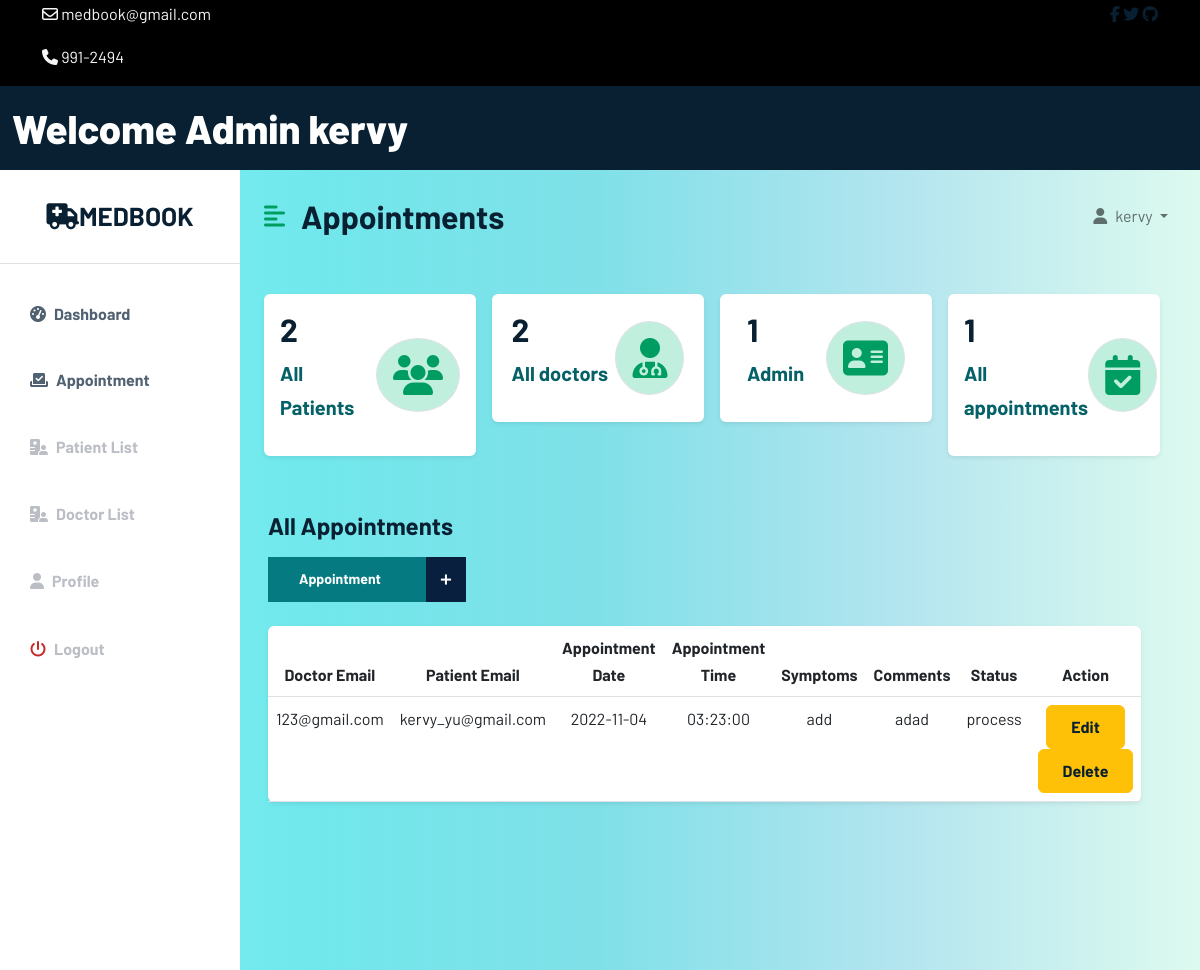
/admin/adminapp.php (signed in), run on an earlier commit of the app's database.
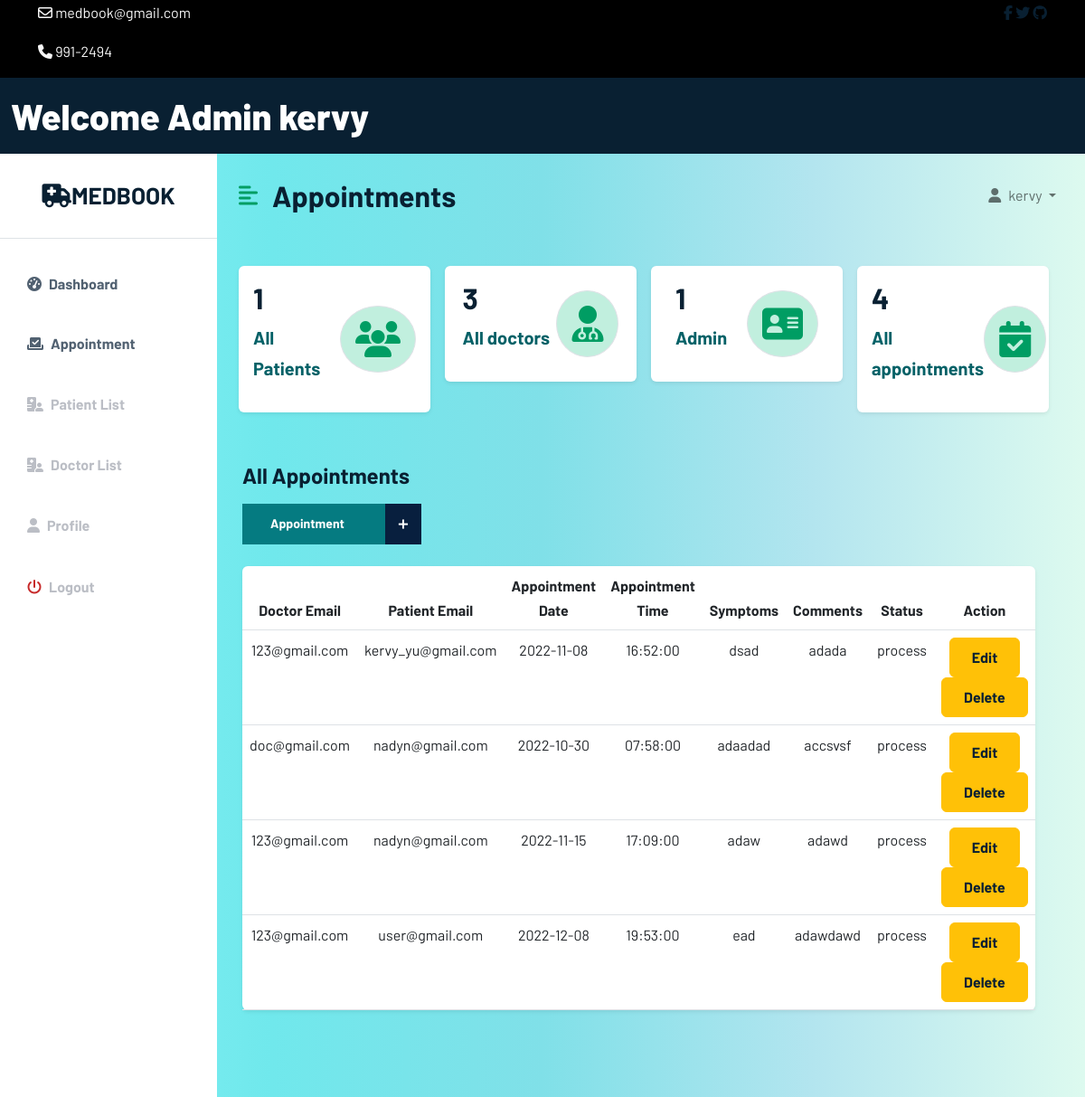
And on a later commit of the database.
### tables this page shows
CREATE TABLE `app_admin` (
  `adminID` int(11) NOT NULL,
  `admin_name` varchar(100) NOT NULL,
  `admin_email` varchar(100) NOT NULL,
  `admin_password` varchar(100) NOT NULL,
  `usertype` varchar(100) NOT NULL DEFAULT 'admin'
);

CREATE TABLE `appointment` (
  `requestID` int(11) NOT NULL,
  `d_name` varchar(100) NOT NULL,
  `p_email` varchar(100) NOT NULL,
  `appDate` date NOT NULL,
  `appTime` time NOT NULL,
  `appSymptoms` text NOT NULL,
  `appComments` text NOT NULL,
  `status` enum('process','ongoing','done','') NOT NULL DEFAULT 'process'
);

### admin/adminapp.php (the view, shortened to what the changed rows need)
<?php
include 'C:\xampp\htdocs\Web_Tech\config\config.php';
include 'C:\xampp\htdocs\Web_Tech\admin\adminheader.php';
?>
<?php
$currentAd = $_SESSION['email'];
$sql = "SELECT * FROM app_admin WHERE admin_email = '$currentAd'";
$result = mysqli_query($conn, $sql);
if ($result) {
if (mysqli_num_rows($result) > 0) {
while ($row = mysqli_fetch_array($result)) {
?>
<!DOCTYPE html>
<html lang="en">
<head>
    <link href="https://cdn.jsdelivr.net/npm/bootstrap@5.2.0/dist/css/bootstrap.min.css" rel="stylesheet">
    <link rel="stylesheet" href="/Web_Tech/css/style.css">
    <link rel="stylesheet" href="/Web_Tech/css/dochome.css">
</head>
<body>
<div class="d-flex" id="wrapper">
    <div class="bg-white" id="sidebar-wrapper">
        <div class="sidebar-heading text-center py-4 primary-text fs-4 fw-bold text-uppercase border-bottom">
            <a href="#" class="navbar-brand mb-0" >
                <i class="fa-solid fa-truck-medical"></i>MedBook
            </a>
        </div>
        <div class="list-group list-group-flush my-3">
            <a href="adminhome.php" class="list-group-item list-group-item-action bg-transparent second-text active"><i
                    class="fas fa-tachometer-alt me-2"></i>Dashboard</a>
            <a href="adminapp.php" class="list-group-item list-group-item-action bg-transparent second-text active"><i
                    class="fas fa-check-to-slot me-2"></i>Appointment</a>
            <a href="adminpatient.php" class="list-group-item list-group-item-action bg-transparent second-text fw-bold">
                <i class="fas fa-hospital-user me-2"></i>Patient List</a>
            <a href="admindoc.php" class="list-group-item list-group-item-action bg-transparent second-text fw-bold">
                <i class="fas fa-hospital-user me-2"></i>Doctor List</a>
            <a href="doctorprofile.php" class="list-group-item list-group-item-action bg-transparent second-text fw-bold"><i
                    class="fas fa-user me-2"></i>Profile</a>
            <a href="/Web_Tech/user/userlogout.php" class="list-group-item list-group-item-action bg-transparent second-text fw-bold"><i
                    class="fas fa-power-off me-2" style="color: #c72a2a;"></i>Logout</a>
        </div>
    </div>
    <div id="page-content-wrapper">
        <nav class="navbar navbar-expand-lg navbar-light bg-transparent py-4 px-4">
            <div class="d-flex align-items-center">
                <i class="fas fa-align-left primary-text fs-4 me-3" id="menu-toggle"></i>
                <h2 class="fs-2 m-0">Appointments</h2>
            </div>
            <div class="collapse navbar-collapse" id="navbarSupportedContent">
                <ul class="navbar-nav ms-auto" id="nav_right">
                    <li class="nav-item dropdown collapse navbar-collapse" id="navbarSupportedContent">
                        <a class="nav-link dropdown-toggle" id="navbarDropdownMenuLink" role="button" data-bs-toggle="dropdown" aria-expanded="false">
                            <i class="fas fa-user me-2"></i><?php echo $row['admin_name'];?>
                        </a>
                    </li>
                </ul>
            </div>
            <?php
            }
            }
            }
            ?>
        </nav>
        <div class="container-fluid px-4">
            <div class="row g-3 my-2">
                <div class="row g-3 my-2">
                    <div class="col-md-3">
                        <div class="p-3 bg-white shadow-sm d-flex justify-content-around align-items-center rounded">
                            <div>
                                <?php
                                $query = "SELECT patientID FROM patient ORDER BY patientID";
                                $query_run = mysqli_query($conn, $query);
                                if ($row = mysqli_num_rows($query_run)) {
                                    echo '<h3 class="fs-2">' . $row . '</h3>';
                                }else{
                                    echo '<h3 class="fs-2">No Data</h3>';
                                }
                                ?>
                                <p class="fs-5" style="color:#046167;"><b>All Patients</b></p>
                            </div>
                        </div>
                    </div>
                    <div class="col-md-3">
                        <div class="p-3 bg-white shadow-sm d-flex justify-content-around align-items-center rounded">
                            <div>
                                <?php
                                $query = "SELECT doctorID FROM doctor ORDER BY doctorID";
                                $query_run = mysqli_query($conn, $query);
                                if($row = mysqli_num_rows($query_run))
                                {
                                    echo '<h3 class="fs-2">'.$row.'</h3>';
                                }
                                else{
                                    echo '<h3 class="fs-2">No Data</h3>';
                                }
                                ?>
                                <p class="fs-5" style="color:#046167;"><b>All doctors</b></p>
                            </div>
                        </div>
                    </div>
                    <div class="col-md-3">
                        <div class="p-3 bg-white shadow-sm d-flex justify-content-around align-items-center rounded">
                            <div>
                                <?php
                                $query = "SELECT requestID FROM appointment ORDER BY requestID";
                                $query_run = mysqli_query($conn, $query);
                                if($row = mysqli_num_rows($query_run))
                                {
                                    echo '<h3 class="fs-2">'.$row.'</h3>';
                                }
                                else{
                                    echo '<h3 class="fs-2">No Data</h3>';
                                }
                                ?>
                                <p class="fs-5" style="color:#046167;"><b>All appointments</b></p>
                            </div>
                        </div>
                    </div>
                </div>
                <div class="row my-5">
                    <div class="row my-4">
                        <div class="col">
                            <table class="table bg-white rounded shadow-sm  table-hover">
                                <thead>
                                <tr class="text-center">
                                    <th scope="col" width="40">Doctor Email</th>
                                    <th  scope="col" width="50">Patient Email</th>
                                    <th scope="col" width="50">Appointment Date</th>
                                    <th scope="col" width="30">Appointment Time</th>
                                    <th scope="col" width="30">Symptoms</th>
                                    <th scope="col" width="30">Comments</th>
                                    <th scope="col" width="30">Status</th>
                                    <th scope="col" width="30">Action</th>
                                </tr>
                                </thead>
                                <tbody>
                                <?php
                                $sql = "SELECT * FROM appointment";
                                $result = mysqli_query($conn, $sql);
                                if ($result) {
                                if (mysqli_num_rows($result) > 0) {
                                while ($row = mysqli_fetch_array($result)) {
                                        ?>
                                        <tr class="text-center">
                                            <td><?php echo $row['d_name'];?></td>
                                            <td><?php echo $row['p_email'];?></td>
                                            <td><?php echo $row['appDate'];?></td>
                                            <td><?php echo $row['appTime'];?></td>
                                            <td><?php echo $row['appSymptoms'];?></td>
                                            <td><?php echo $row['appComments'];?></td>
                                            <td><?php echo $row['status'];?></td>
                                            <td>
                                                <button type="button" id="act_button" class="btn btn-warning btn-xs update" data-bs-toggle="modal" data-bs-target="#myUpdate"><a class="glyphicon glyphicon-edit" style="text-decoration: none;" href="?update=<?php echo $row['requestID']; ?>" title="Edit">Edit</a></button>
                                                <button type="button" name="delete" id="act_button" class="btn btn-warning btn-xs update"><a class="glyphicon glyphicon-edit" style="text-decoration: none;" href="/Web_Tech/admin/adminapp.php?delete=<?php echo $row['requestID']; ?>" title="Edit">Delete</a></button>
                                            </td>
                                        </tr>
                                        <?php
                                    }
                                }
                                else{
                                    ?>
                                    <tr>
                                        <td style=" text-transform: capitalize;" class ="text-center" colspan="9"><h3>no items added</h3></td>
                                    </tr>
                                    <?php
                                }
                                }
                                ?>
                                </tbody>
                            </table>
                        </div>
                    </div>
                </div>
            </div>
        </div>
    </div>
</div>
</body>
</html>

### admin/adminheader.php (shortened to what the changed rows need)
<?php
$currentAd = $_SESSION['email'];
$sql = "SELECT * FROM app_admin WHERE admin_email = '$currentAd'";
$result = mysqli_query($conn, $sql);
if ($result) {
if (mysqli_num_rows($result) > 0) {
while ($row = mysqli_fetch_array($result)) {
?>
<!DOCTYPE html>
<html lang="en">
<head>
    <link href="https://cdn.jsdelivr.net/npm/bootstrap@5.2.0/dist/css/bootstrap.min.css" rel="stylesheet">
    <link rel="stylesheet" type="text/css" href="/Web_Tech/css/style.css">
    <link rel="stylesheet" type="text/css" href="/Web_Tech/css/dochome.css">
</head>
<body>
<div class="top-nav" id="home" style="background-color: black">
    <div class="container">
        <div class="row justify-content-between">
            <div class="col-auto">
                <p>
                    <i class="fa-regular fa-envelope"></i>
                    <span>medbook@gmail.com</span>
                </p>
                <p>
                    <i class="fa-solid fa-phone"></i>
                    <span>991-2494</span>
                </p>
            </div>
            <div class="col-auto social-icons">
                <a href=""><i class="fa-brands fa-facebook-f"></i></a>
                <a href=""><i class="fa-brands fa-twitter"></i></i></a>
                <a href=""><i class="fa-brands fa-github"></i></i></a>
            </div>
        </div>
    </div>
</div>
<div class="container-fluid" id="wrapper-header">
    <nav class="navbar navbar-inverse navbar-fixed-top" role="navigation">
        <div class="navbar-header">
            <a class="navbar-brand" id="docheader" href="adminhome.php">Welcome Admin <?php echo $row['admin_name'];?></a>
        </div>
    </nav>
</div>
<?php
}
}
}
?>
</body>
</html>

What changed in the data, as far as the page shows it:
removed appointment: d_name "123@gmail.com", p_email "kervy_yu@gmail.com", appDate "2022-11-04", appTime "03:23:00", appSymptoms "add", appComments "adad", status "process"
added appointment: d_name "123@gmail.com", p_email "kervy_yu@gmail.com", appDate "2022-11-08", appTime "16:52:00", appSymptoms "dsad", appComments "adada", status "process"
added appointment: d_name "doc@gmail.com", p_email "nadyn@gmail.com", appDate "2022-10-30", appTime "07:58:00", appSymptoms "adaadad", appComments "accsvsf", status "process"
added appointment: d_name "123@gmail.com", p_email "nadyn@gmail.com", appDate "2022-11-15", appTime "17:09:00", appSymptoms "adaw", appComments "adawd", status "process"
added appointment: d_name "123@gmail.com", p_email "user@gmail.com", appDate "2022-12-08", appTime "19:53:00", appSymptoms "ead", appComments "adawdawd", status "process"
Also different on the page:
$row: "2" → "1"
$row: "2" → "3"
$row: "1" → "4"
